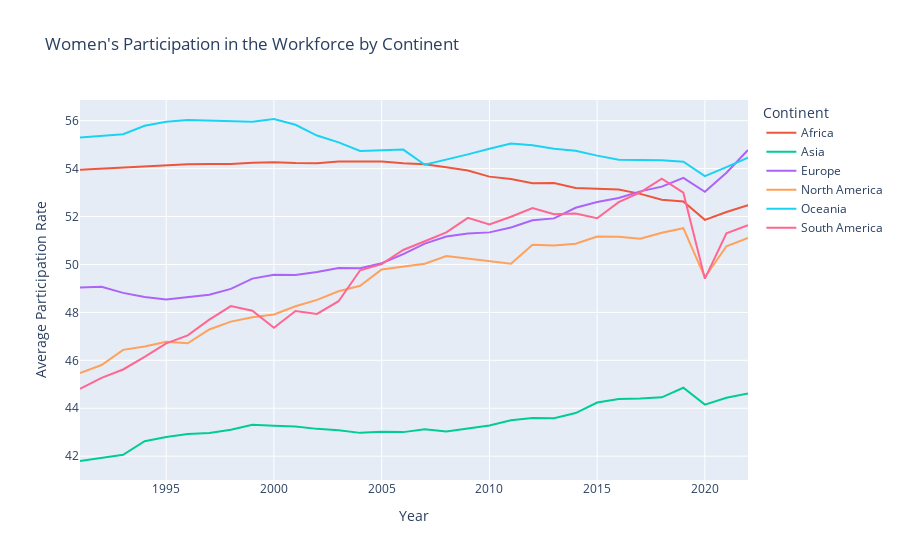

Here is the notebook cell this chart was saved with:
### Markdown cell above
Using the Ploty library, we'll create a line chart showing the trends by continent.

### Code cell
#create line chart
fig =px.line(
    avgbycontinent,
    x='Year', #this defines the x axis.
    y='avgrate', #this defines the y axis.
    color='Continent', #identifies how the colors should be grouped
    title='Women\'s Participation in the Workforce by Continent') #title of the chart

# updated lable
fig.update_layout(
    yaxis_title="Average Participation Rate"  
)

#display chart
fig.show()

### Figure 1 — Plotly figure (JSON) as saved in the notebook; plotly's stock layout.template omitted (floating-point values rounded to 4 significant figures)
{"data": [{"hovertemplate": "Continent=Africa<br>Year=%{x}<br>avgrate=%{y}<extra></extra>", "legendgroup": "Africa", "line": {"color": "#EF553B", "dash": "solid"}, "marker": {"symbol": "circle"}, "mode": "lines", "name": "Africa", "orientation": "v", "showlegend": true, "type": "scatter", "x": [1991, 1992, 1993, 1994, 1995, 1996, 1997, 1998, 1999, 2000, 2001, 2002, 2003, 2004, 2005, 2006, 2007, 2008, 2009, 2010, 2011, 2012, 2013, 2014, 2015, 2016, 2017, 2018, 2019, 2020, 2021, 2022], "xaxis": "x", "y": [53.95, 54.0, 54.04, 54.11, 54.16, 54.18, 54.19, 54.2, 54.25, 54.27, 54.23, 54.23, 54.29, 54.29, 54.3, 54.23, 54.18, 54.05, 53.92, 53.66, 53.56, 53.39, 53.4, 53.19, 53.17, 53.12, 52.95, 52.7, 52.63, 51.86, 52.19, 52.47], "yaxis": "y"}, {"hovertemplate": "Continent=Asia<br>Year=%{x}<br>avgrate=%{y}<extra></extra>", "legendgroup": "Asia", "line": {"color": "#00cc96", "dash": "solid"}, "marker": {"symbol": "circle"}, "mode": "lines", "name": "Asia", "orientation": "v", "showlegend": true, "type": "scatter", "x": [1991, 1992, 1993, 1994, 1995, 1996, 1997, 1998, 1999, 2000, 2001, 2002, 2003, 2004, 2005, 2006, 2007, 2008, 2009, 2010, 2011, 2012, 2013, 2014, 2015, 2016, 2017, 2018, 2019, 2020, 2021, 2022], "xaxis": "x", "y": [41.8, 41.92, 42.06, 42.63, 42.8, 42.93, 42.97, 43.1, 43.31, 43.27, 43.24, 43.14, 43.08, 42.97, 43.02, 43.0, 43.12, 43.03, 43.15, 43.28, 43.5, 43.6, 43.59, 43.8, 44.24, 44.39, 44.4, 44.45, 44.86, 44.15, 44.44, 44.61], "yaxis": "y"}, {"hovertemplate": "Continent=Europe<br>Year=%{x}<br>avgrate=%{y}<extra></extra>", "legendgroup": "Europe", "line": {"color": "#ab63fa", "dash": "solid"}, "marker": {"symbol": "circle"}, "mode": "lines", "name": "Europe", "orientation": "v", "showlegend": true, "type": "scatter", "x": [1991, 1992, 1993, 1994, 1995, 1996, 1997, 1998, 1999, 2000, 2001, 2002, 2003, 2004, 2005, 2006, 2007, 2008, 2009, 2010, 2011, 2012, 2013, 2014, 2015, 2016, 2017, 2018, 2019, 2020, 2021, 2022], "xaxis": "x", "y": [49.04, 49.07, 48.81, 48.64, 48.53, 48.63, 48.73, 48.98, 49.41, 49.57, 49.56, 49.68, 49.85, 49.84, 50.05, 50.43, 50.87, 51.17, 51.3, 51.34, 51.54, 51.84, 51.92, 52.37, 52.6, 52.77, 53.05, 53.25, 53.62, 53.03, 53.83, 54.78], "yaxis": "y"}, {"hovertemplate": "Continent=North America<br>Year=%{x}<br>avgrate=%{y}<extra></extra>", "legendgroup": "North America", "line": {"color": "#FFA15A", "dash": "solid"}, "marker": {"symbol": "circle"}, "mode": "lines", "name": "North America", "orientation": "v", "showlegend": true, "type": "scatter", "x": [1991, 1992, 1993, 1994, 1995, 1996, 1997, 1998, 1999, 2000, 2001, 2002, 2003, 2004, 2005, 2006, 2007, 2008, 2009, 2010, 2011, 2012, 2013, 2014, 2015, 2016, 2017, 2018, 2019, 2020, 2021, 2022], "xaxis": "x", "y": [45.47, 45.8, 46.44, 46.57, 46.78, 46.71, 47.29, 47.61, 47.8, 47.91, 48.26, 48.52, 48.88, 49.11, 49.79, 49.91, 50.03, 50.35, 50.24, 50.13, 50.03, 50.82, 50.79, 50.87, 51.16, 51.16, 51.08, 51.32, 51.51, 49.46, 50.76, 51.1], "yaxis": "y"}, {"hovertemplate": "Continent=Oceania<br>Year=%{x}<br>avgrate=%{y}<extra></extra>", "legendgroup": "Oceania", "line": {"color": "#19d3f3", "dash": "solid"}, "marker": {"symbol": "circle"}, "mode": "lines", "name": "Oceania", "orientation": "v", "showlegend": true, "type": "scatter", "x": [1991, 1992, 1993, 1994, 1995, 1996, 1997, 1998, 1999, 2000, 2001, 2002, 2003, 2004, 2005, 2006, 2007, 2008, 2009, 2010, 2011, 2012, 2013, 2014, 2015, 2016, 2017, 2018, 2019, 2020, 2021, 2022], "xaxis": "x", "y": [55.29, 55.36, 55.44, 55.78, 55.95, 56.02, 56.0, 55.96, 55.95, 56.07, 55.83, 55.38, 55.1, 54.73, 54.76, 54.79, 54.16, 54.37, 54.59, 54.82, 55.04, 54.97, 54.83, 54.74, 54.54, 54.37, 54.37, 54.35, 54.29, 53.69, 54.06, 54.46], "yaxis": "y"}, {"hovertemplate": "Continent=South America<br>Year=%{x}<br>avgrate=%{y}<extra></extra>", "legendgroup": "South America", "line": {"color": "#FF6692", "dash": "solid"}, "marker": {"symbol": "circle"}, "mode": "lines", "name": "South America", "orientation": "v", "showlegend": true, "type": "scatter", "x": [1991, 1992, 1993, 1994, 1995, 1996, 1997, 1998, 1999, 2000, 2001, 2002, 2003, 2004, 2005, 2006, 2007, 2008, 2009, 2010, 2011, 2012, 2013, 2014, 2015, 2016, 2017, 2018, 2019, 2020, 2021, 2022], "xaxis": "x", "y": [44.81, 45.27, 45.62, 46.14, 46.71, 47.04, 47.7, 48.26, 48.07, 47.36, 48.06, 47.94, 48.47, 49.76, 50.01, 50.6, 50.97, 51.34, 51.95, 51.67, 51.99, 52.35, 52.1, 52.12, 51.93, 52.6, 53.01, 53.58, 52.99, 49.41, 51.3, 51.64], "yaxis": "y"}], "layout": {"legend": {"title": {"text": "Continent"}, "tracegroupgap": 0}, "title": {"text": "Women's Participation in the Workforce by Continent"}, "xaxis": {"anchor": "y", "domain": [0, 1], "title": {"text": "Year"}}, "yaxis": {"anchor": "x", "domain": [0, 1], "title": {"text": "Average Participation Rate"}}}}
